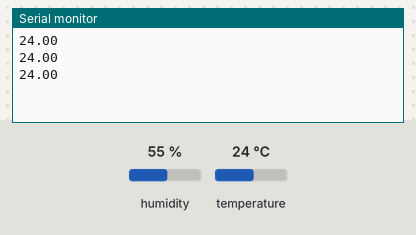
Bench run of a sketch on a simulated ESP8266 (NodeMCU). Shown: the last lines printed to the serial monitor. Inputs (shaded band) come from the test bench; at power-on: temperature 24 °C, humidity 55 %.

Above: at 2.8 s.
2.9 s: temperature set to 12 °C
At 5.5 s:
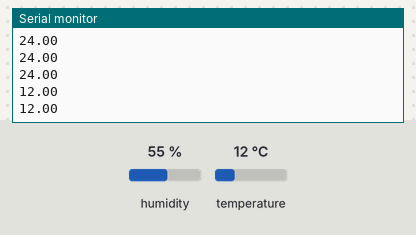
5.6 s: temperature set to 19 °C
At 6.9 s:
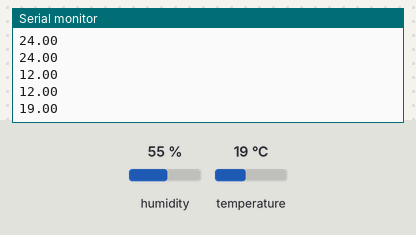
Timing chart, 0 to 8.6 s (numbered marks = the images above; inputs shaded):
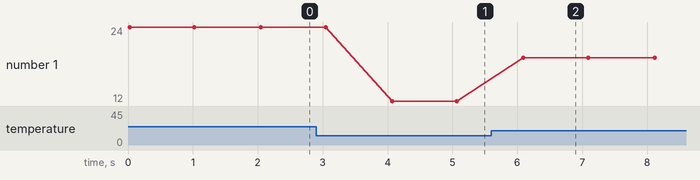

Measured:
- after the input at 2.9 s, the serial monitor: prints a new line after 1.2 s (image 1)
- after the input at 5.6 s, the serial monitor: prints a new line after 0.49 s (image 2)
- plotted number 1: 24 → 12 after the input at 2.9 s, 12 → 19 after the input at 5.6 s

The sketch:

DHT.ino
```cpp
#include <DHT.h>
#include <DHT_U.h>


#define DHT11_PIN D0

DHT dht(DHT11_PIN,  DHT11);


void setup() {
  Serial.begin(9600);
  dht.begin();
}


void doReading() {
  Serial.println(dht.readTemperature());
  delay(1000);
}

void loop() {
  doReading();
}
```
